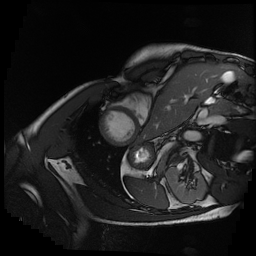
%> input picture Create_real_data/4/frames/frame_01.png, 256 x 256 px; its folder holds only this picture in this run
$ octave generate_data.m   (GNU Octave 9; MATLAB toolbox functions it lacks are replaced by stand-ins)
%> lines starting %> are read from the running program, lines starting %| are printed output that depends on the picture
% Specify the desired size of the resized images
targetSize = [128, 128];

% Specify the folder containing the GIF files
folderPath = 'frames';

% Specify the number of times to copy each image
numCopies = 20;

% Specify the standard deviation of the Gaussian noise
noiseStdDev = 0.1;

% Get a list of all the GIF files in the folder
fileList = dir(fullfile(folderPath, '*.png'));

% Process each GIF file
for i = 1:numel(fileList)
    % Read the current GIF file
    fileName = fullfile(folderPath, fileList(i).name);
    gifData = imread(fileName);
%> gifData is the input picture: size 256x256x3 uint8; min 0, max 255, mean 30.6

    % Resize GIF frames to the target size
    numFrames = size(gifData, 4);
%> numFrames = 1
    resizedImage = cell(1, numFrames);
%> resizedImage = {[]}
    for j = 1:numFrames
        resizedImage{j} = imresize(gifData(:, :, :, j), targetSize);
    end
%> after the loop, resizedImage = 1 item

    % Convert resized frames to grayscale
    grayImage = cell(1, numFrames);
%> grayImage = {[]}
    for j = 1:numFrames
        grayImage{j} = im2gray(resizedImage{j});
    end
%> after the loop, grayImage = 1 item

    % Copy each gray image and add Gaussian noise
    noisyImages = cell(1, numFrames * numCopies);
    for j = 1:numFrames
        for k = 1:numCopies
            noisyImage = imnoise(grayImage{j}, 'gaussian', 0, noiseStdDev^2);
            noisyImages{(j-1)*numCopies + k} = noisyImage;
        end
    end
%> after the loop, noisyImages = 20 items

    % Save the noisy images as PNG with sequential names
    savepath = 'gray/';
    for j = 1:(numFrames * numCopies)
        saveFileName = fullfile(savepath, [num2str((i-1)*(numFrames * numCopies) + j), '.png']);
        imwrite(noisyImages{j}, saveFileName);
    end
%> this loop made 20 passes
%> pass 1, `imwrite(noisyImages{j}, saveFileName);`:
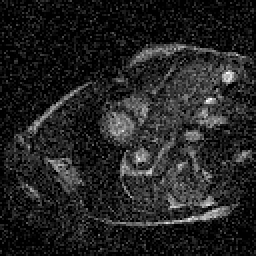
%> saved as 1.png: size 128x128 uint8 (shown 2 times larger); min 0, max 255, mean 34.6
%> pass 2, `imwrite(noisyImages{j}, saveFileName);`:
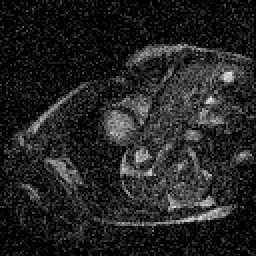
%> saved as 2.png: size 128x128 uint8 (shown 2 times larger); min 0, max 243, mean 35.1
end
